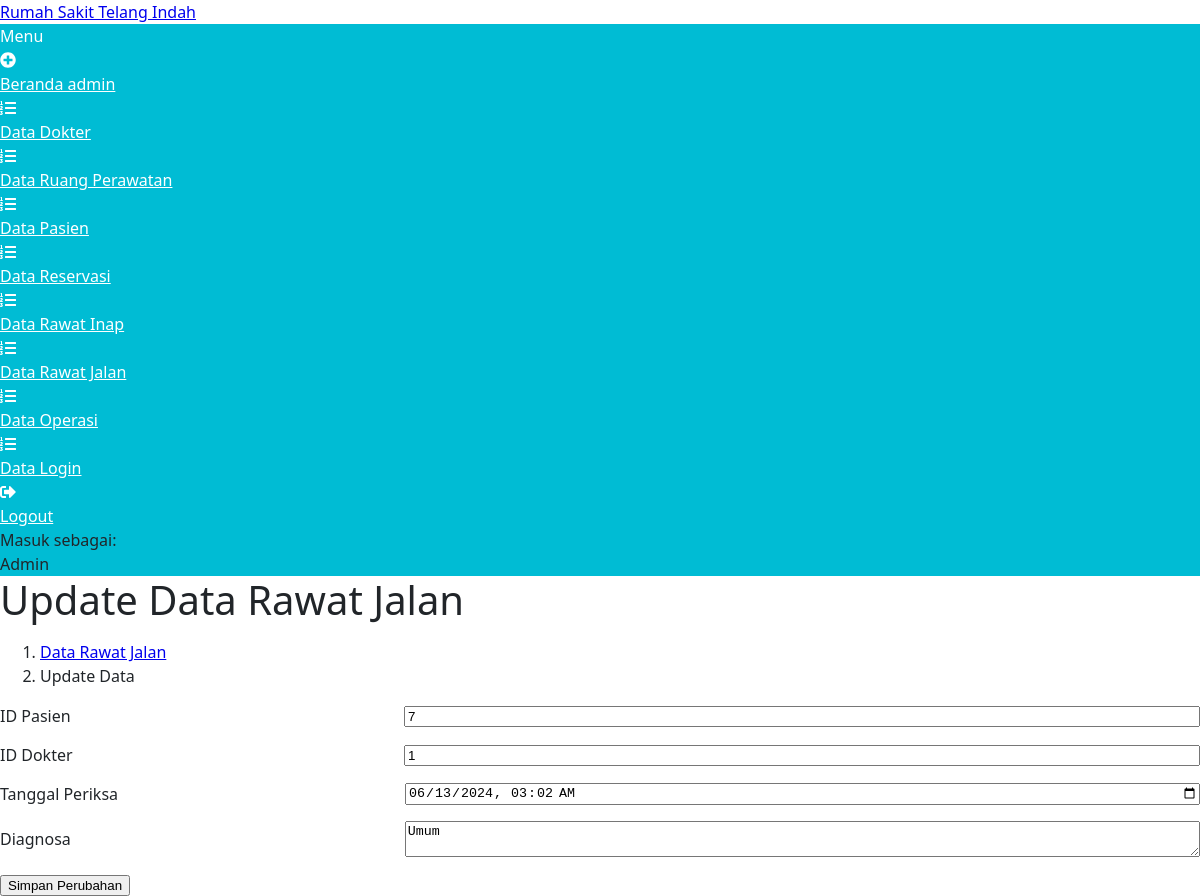
Screenshot of /updaterawatjalan.php?op=edit&id=19 (signed in) with the database file from the repository.
### tables this page shows
CREATE TABLE `rawat_jalan` (
  `id_rawat_jalan` int(11) NOT NULL,
  `id_pasien` int(11) NOT NULL,
  `id_dokter` int(11) NOT NULL,
  `diagnosa` varchar(50) NOT NULL,
  `tanggal_periksa` datetime NOT NULL,
  `biaya_periksa` int(11) NOT NULL
);

### updaterawatjalan.php (the view, shortened to what this page needs)
<?php
require 'function.php';
if (isset($_GET['op']) && $_GET['op'] == 'edit' && isset($_GET['id'])) {
    $id = $_GET['id'];
    $sql = "SELECT * FROM rawat_jalan WHERE id_rawat_jalan = ?";
    $stmt = mysqli_prepare($koneksi, $sql);
    mysqli_stmt_bind_param($stmt, 's', $id);
    mysqli_stmt_execute($stmt);
    $result = mysqli_stmt_get_result($stmt);
    if ($result && mysqli_num_rows($result) > 0) {
        $data = mysqli_fetch_assoc($result);
        $id_pasien = $data['id_pasien'];
        $id_dokter = $data['id_dokter'];
        $tanggal_periksa = $data['tanggal_periksa'];
        $diagnosa = $data['diagnosa'];
    } else {
        $error = "Data tidak ditemukan.";
    }
} else {
    header("Location: tabelrawatjalan.php");
    exit();
}
?>
<!DOCTYPE html>
<html lang="en">
<head>
    <link href="https://cdn.jsdelivr.net/npm/simple-datatables@latest/dist/style.css" rel="stylesheet" />
    <link href="css/styles.css" rel="stylesheet" />
</head>
<body class="sb-nav-fixed">
<nav class="sb-topnav navbar navbar-expand navbar-dark bg-primary">
        <a class="navbar-brand ps-3" href="user.php">Rumah Sakit Telang Indah</a>
    </nav>
    <div id="layoutSidenav">
        <div id="layoutSidenav_nav">
            <nav class="sb-sidenav accordion sb-sidenav-dark bg-cyan" id="sidenavAccordion">
                <div class="sb-sidenav-menu">
                    <div class="nav">
                        <div class="sb-sidenav-menu-heading">Menu</div>
                        <a class="nav-link" href="admin.php">
                            <div class="sb-nav-link-icon"><i class="fas fa-plus-circle"></i></div>
                            Beranda admin
                        </a>
                        <a class="nav-link" href="tabeldokter.php">
                            <div class="sb-nav-link-icon"><i class="fas fa-list-ol"></i></div>
                            Data Dokter
                        </a>
                        <a class="nav-link" href="tabelruangperawatan.php">
                            <div class="sb-nav-link-icon"><i class="fas fa-list-ol"></i></div>
                            Data Ruang Perawatan
                        </a>
                        <a class="nav-link" href="tabelpasien.php">
                            <div class="sb-nav-link-icon"><i class="fas fa-list-ol"></i></div>
                            Data Pasien
                        </a>
                        <a class="nav-link" href="tabelreservasi.php">
                            <div class="sb-nav-link-icon"><i class="fas fa-list-ol"></i></div>
                            Data Reservasi
                        </a>
                        <a class="nav-link" href="tabelrawatinap.php">
                            <div class="sb-nav-link-icon"><i class="fas fa-list-ol"></i></div>
                            Data Rawat Inap
                        </a>
                        <a class="nav-link" href="tabelrawatjalan.php">
                            <div class="sb-nav-link-icon"><i class="fas fa-list-ol"></i></div>
                            Data Rawat Jalan
                        </a>
                        <a class="nav-link" href="tabeloperasi.php">
                            <div class="sb-nav-link-icon"><i class="fas fa-list-ol"></i></div>
                            Data Operasi
                        </a>
                        <a class="nav-link" href="tabellogin.php">
                            <div class="sb-nav-link-icon"><i class="fas fa-list-ol"></i></div>
                            Data Login
                        </a>
                        <a class="nav-link" href="logout.php">
                            <div class="sb-nav-link-icon"><i class="fas fa-sign-out-alt"></i></div>
                            Logout
                        </a>
                    </div>
                </div>
                <div class="sb-sidenav-footer">
                    <div class="small">Masuk sebagai:</div>
                    Admin
                </div>
            </nav>
        </div>
        <div id="layoutSidenav_content">
            <main>
                <div class="container-fluid px-4">
                    <h1 class="mt-4">Update Data Rawat Jalan</h1>
                    <ol class="breadcrumb mb-4">
                        <li class="breadcrumb-item"><a href="tabelrawatjalan.php">Data Rawat Jalan</a></li>
                        <li class="breadcrumb-item active">Update Data</li>
                    </ol>
                    <div class="card mb-4">
                        <div class="card-body">
                            <form method="post">
                                <div class="form-group">
                                    <label for="id_pasien" class="form-label">ID Pasien</label>
                                    <input type="text" class="form-control" id="id_pasien" name="id_pasien" value="<?php echo htmlspecialchars($id_pasien); ?>" required>
                                </div>
                                <div class="form-group">
                                    <label for="id_dokter" class="form-label">ID Dokter</label>
                                    <input type="text" class="form-control" id="id_dokter" name="id_dokter" value="<?php echo htmlspecialchars($id_dokter); ?>" required>
                                </div>
                                <div class="form-group">
                                    <label for="tanggal_periksa" class="form-label">Tanggal Periksa</label>
                                    <input type="datetime-local" class="form-control" id="tanggal_periksa" name="tanggal_periksa" value="<?php echo isset($tanggal_periksa) ? date('Y-m-d\TH:i', strtotime($tanggal_periksa)) : '' ?>" required>
                                </div>
                                <div class="form-group">
                                    <label for="diagnosa" class="form-label">Diagnosa</label>
                                    <textarea class="form-control" id="diagnosa" name="diagnosa" required><?php echo htmlspecialchars($diagnosa); ?></textarea>
                                </div>
                                <button type="submit" class="btn btn-primary">Simpan Perubahan</button>
                            </form>
                        </div>
                    </div>
                </div>
            </main>
        </div>
    </div>
</body>
</html>

### css/styles.css (style rules this page uses)
:root { --bs-blue: #0d6efd; --bs-indigo: #6610f2; --bs-purple: #6f42c1; --bs-pink: #d63384; --bs-red: #dc3545; --bs-orange: #fd7e14; --bs-yellow: #ffc107; --bs-green: #198754; --bs-teal: #20c997; --bs-cyan: #0dcaf0; --bs-white: #fff; --bs-gray: #6c757d; --bs-gray-dark: #343a40; --bs-primary: #0d6efd; --bs-secondary: #6c757d; --bs-success: #198754; --bs-info: #0dcaf0; --bs-warning: #ffc107; --bs-danger: #dc3545; --bs-light: #f8f9fa; --bs-dark: #212529; --bs-font-sans-serif: system-ui, -apple-system, "Segoe UI", Roboto, "Helvetica Neue", Arial, "Noto Sans", "Liberation Sans", sans-serif, "Apple Color Emoji", "Segoe UI Emoji", "Segoe UI Symbol", "Noto Color Emoji"; --bs-font-monospace: SFMono-Regular, Menlo, Monaco, Consolas, "Liberation Mono", "Courier New", monospace; --bs-gradient: linear-gradient(180deg, rgba(255, 255, 255, 0.15), rgba(255, 255, 255, 0)); }
*, *::before, *::after { box-sizing: border-box; }
@media (prefers-reduced-motion: no-preference) { :root { scroll-behavior: smooth; } }
body { margin: 0; font-family: var(--bs-font-sans-serif); font-size: 1rem; font-weight: 400; line-height: 1.5; color: #212529; background-color: #fff; -webkit-text-size-adjust: 100%; -webkit-tap-highlight-color: rgba(0, 0, 0, 0); }
h6, .h6, h5, .h5, h4, .h4, h3, .h3, h2, .h2, h1, .h1 { margin-top: 0; margin-bottom: 0.5rem; font-weight: 500; line-height: 1.2; }
h1, .h1 { font-size: calc(1.375rem + 1.5vw); }
@media (min-width: 1200px) { h1, .h1 { font-size: 2.5rem; } }
body, html { height: 100%; }
#layoutSidenav { display: flex; min-height: 100vh; flex-direction: column; }
#layoutSidenav_content { flex: 1; display: flex; flex-direction: column; }
main { flex: 1; }
.bg-cyan { background-color: #00bcd4 !important; }
.sb-sidenav-menu .nav .sb-sidenav-menu-heading, .sb-sidenav-menu .nav .nav-link { color: white !important; }

### updaterawatjalan.php (style rules this page uses)
.form-group { display: flex; align-items: center; margin-bottom: 15px; }
.form-group label { flex: 1; margin-right: 10px; min-width: 150px; }
.form-group input, .form-group select, .form-group textarea { flex: 2; }

### rows the page displays
rawat_jalan: id_pasien "7", id_dokter "1", tanggal_periksa "06/13/2024 03:02", diagnosa "Umum"
